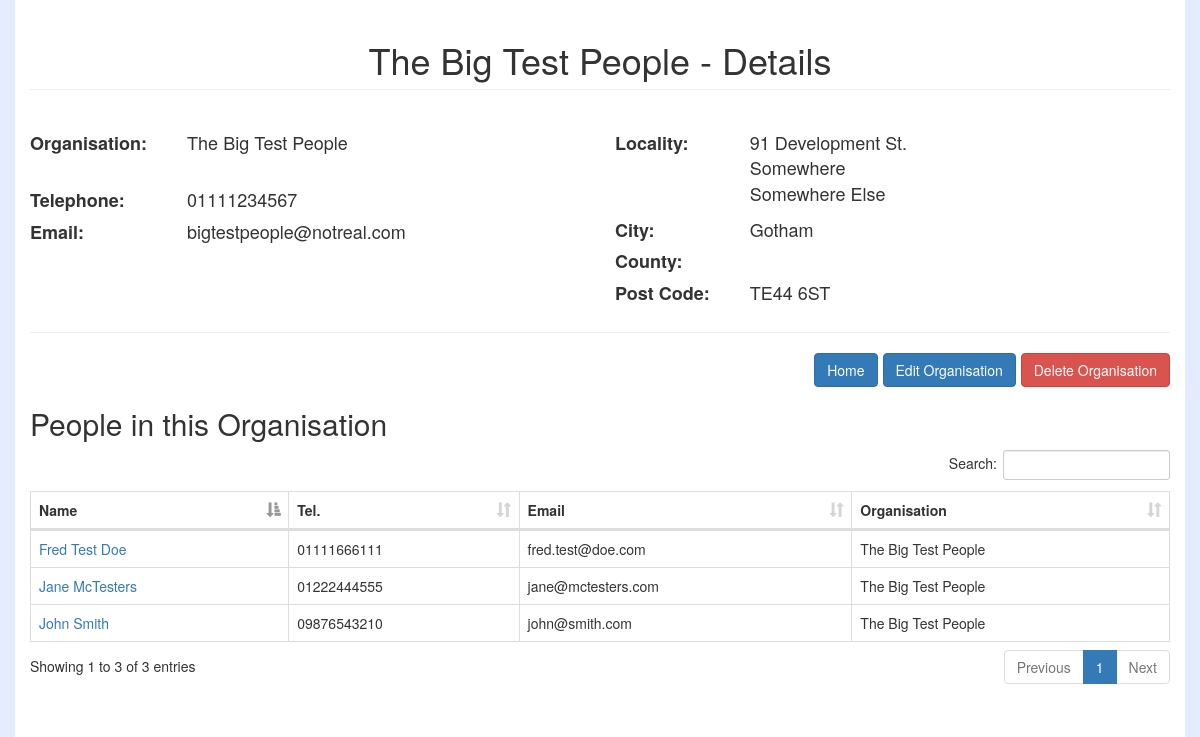
The app's page /org/2/ with its own data.
### addresses/models.py (models this page shows, shortened)
class Address(models.Model):
    address_line1 = models.CharField(
        help_text='Address 1', max_length=100
    )
    address_line2 = models.CharField(
        help_text='Address 2', max_length=100, blank=True
    )
    address_line3 = models.CharField(
        help_text='Address 3', max_length=100, blank=True
    )
    address_city = models.CharField(
        help_text='City', max_length=50
    )
    address_county = models.CharField(
        help_text='County', max_length=50, blank=True
    )
    address_postcode = models.CharField(
        help_text='Postcode', max_length=10
    )
    telephone = models.CharField(
        help_text='Telephone Number', max_length=12, blank=True
    )
    email = models.EmailField(
        help_text='Email Address', max_length=100, blank=True
    )
    def composite_addr(self):
        addr = self.address_line1
        if self.address_line2:
            addr += '\n' + str(self.address_line2)
        if self.address_line3:
            addr += '\n' + str(self.address_line3)
        return addr
    class Meta:
        abstract = True

class Organisation(Address):
    org_name = models.CharField(
        help_text='Organisation Name', max_length=50
    )

class Person(Address):
    title_choices = [
        ('Ms', 'Ms'),
        ('Miss', 'Miss'),
        ('Mrs', 'Mrs'),
        ('Mr', 'Mr'),
        ('Master', 'Master'),
        ('Mx', 'Mx'),
    ]
    title = models.CharField(
        help_text='Title', max_length=6, choices=title_choices, blank=True
    )
    firstname = models.CharField(
        help_text='First Name', max_length=50
    )
    middlename = models.CharField(
        help_text='Middle Name(s)', max_length=100, blank=True
    )
    surname = models.CharField(
        help_text='Surname', max_length=50
    )
    organisation = models.ForeignKey(
        Organisation, help_text='Organisation Name', blank=True, null=True, on_delete=models.SET_NULL
    )
    def get_fullname(self):
        fullname = self.firstname
        if self.middlename:
            fullname += ' ' + self.middlename
        return fullname + ' ' + self.surname

### addresses/views.py (the view)
# urls.py: url(r'^org/(?P<page_id>\d+)/$', 'addresses.views.view_org', name='view_org'),
def view_org(request, **kwargs):
    org = Organisation.objects.get(id=kwargs['page_id'])  # fetch organisation
    people = Person.objects.filter(organisation=org)  # fetch people in the organisation
    return render(request, 'organisation.html', {'org': org, 'people': people})

### addresses/templates/organisation.html (shortened to what this page needs)
{% extends 'base.html' %}
{% block organisation %}
    <div class="row">
        <div class="col-lg-12">
            <h1 class="page-header text-center">{{ org.org_name }} - Details</h1>
            <br>
        </div>
    </div>
    <div class="row">
        <div class="col-lg-6">
            <table class="table-hover details-table">
                <tr>
                    <td><label>Organisation: </label></td>
                    <td>{{ org.org_name }}</td>
                </tr>
                <tr>
                    <td colspan="2">&nbsp;</td>
                </tr>
                <tr>
                    <td><label>Telephone: </label></td>
                    <td>{{ org.telephone }}</td>
                </tr>
                <tr>
                    <td><label>Email: </label></td>
                    <td>{{ org.email }}</td>
                </tr>
            </table>
        </div>
        <div class="col-lg-6">
            <table class="table-hover details-table">
                <tr>
                    <td><label>Locality: </label></td>
                    <td>{{ org.composite_addr|linebreaks }}</td>
                </tr>
                <tr>
                    <td><label>City: </label></td>
                    <td>{{ org.address_city }}</td>
                </tr>
                <tr>
                    <td><label>County: </label></td>
                    <td>{{ org.address_county }}</td>
                </tr>
                <tr>
                    <td><label>Post Code: </label></td>
                    <td>{{ org.address_postcode }}</td>
                </tr>
            </table>
        </div>
    </div>
    <hr>
    <div class="row">
        <div class="col-lg-12">
            <div class="pull-right btn-toolbar">
                <a class="btn btn-primary" href="{% url 'home'  %}">Home</a>
                <a class="btn btn-primary" href="{% url 'update_org'  page_id=org.id %}">Edit Organisation</a>
                <a class="btn btn-danger" href="{% url 'update_org'  page_id=org.id %}?delete=true">Delete Organisation</a>
            </div>
        </div>
    </div>
    <div class="row">
        <div class="col-lg-12">
            <h2>People in this Organisation</h2>
            <table class="table table-hover table-bordered" id="person-table">
                <thead>
                    <tr>
                        <th> Name </th>
                        <th> Tel. </th>
                        <th> Email </th>
                        <th> Organisation </th>
                    </tr>
                </thead>
                <tbody>
                    {% for row in people %}
                        <tr>
                            <td> <a href="{% url 'view_person' page_id=row.id %}" >{{ row.get_fullname }}</a> </td>
                            <td> {{ row.telephone }} </td>
                            <td> {{ row.email }} </td>
                            <td> {{ row.organisation.org_name }} </td>
                        </tr>
                    {% endfor %}
                </tbody>
            </table>
            <br>
        </div>
    </div>
{% endblock %}

### addresses/static/main.css (style rules this page uses)
html, body { height: 100%; }
body { background-color: #e6ecff; }
.details-table { font-size: 18px; }
.details-table td { vertical-align: top; padding-right: 40px; }

### records on screen
Organisation: org_name "The Big Test People", telephone "01111234567", email "bigtestpeople@notreal.com", composite_addr "91 Development St. Somewhere Somewhere Else", address_city "Gotham", address_postcode "TE44 6ST"
Person: get_fullname "Jane McTesters", telephone "01222444555", email "jane@mctesters.com", organisation.org_name "The Big Test People"
Person: get_fullname "John Smith", telephone "09876543210", email "john@smith.com", organisation.org_name "The Big Test People"
Person: get_fullname "Fred Test Doe", telephone "01111666111", email "fred.test@doe.com", organisation.org_name "The Big Test People"
